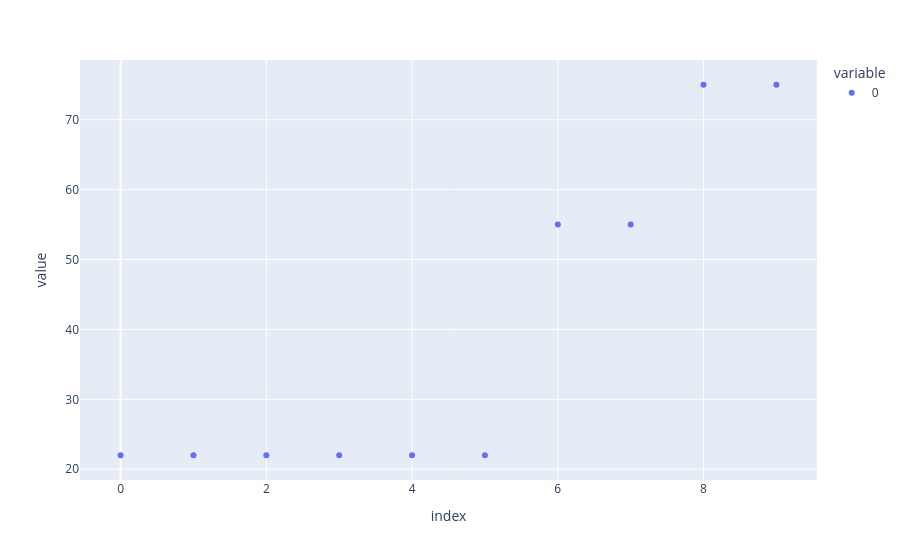

The cell this chart's notebook holds for it:
### Code cell
px.scatter(Exp.get_T_profile())

### Figure 1 — Plotly figure (JSON) as saved in the notebook; plotly's stock layout.template omitted (floating-point values rounded to 4 significant figures)
{"data": [{"hovertemplate": "variable=0<br>index=%{x}<br>value=%{y}<extra></extra>", "legendgroup": "0", "marker": {"color": "#636efa", "symbol": "circle"}, "mode": "markers", "name": "0", "orientation": "v", "showlegend": true, "type": "scatter", "x": [0, 1, 2, 3, 4, 5, 6, 7, 8, 9], "xaxis": "x", "y": [22.0, 22.0, 22.0, 22.0, 22.0, 22.0, 55.0, 55.0, 75.0, 75.0], "yaxis": "y"}], "layout": {"legend": {"title": {"text": "variable"}, "tracegroupgap": 0}, "margin": {"t": 60}, "xaxis": {"anchor": "y", "domain": [0, 1], "title": {"text": "index"}}, "yaxis": {"anchor": "x", "domain": [0, 1], "title": {"text": "value"}}}}
